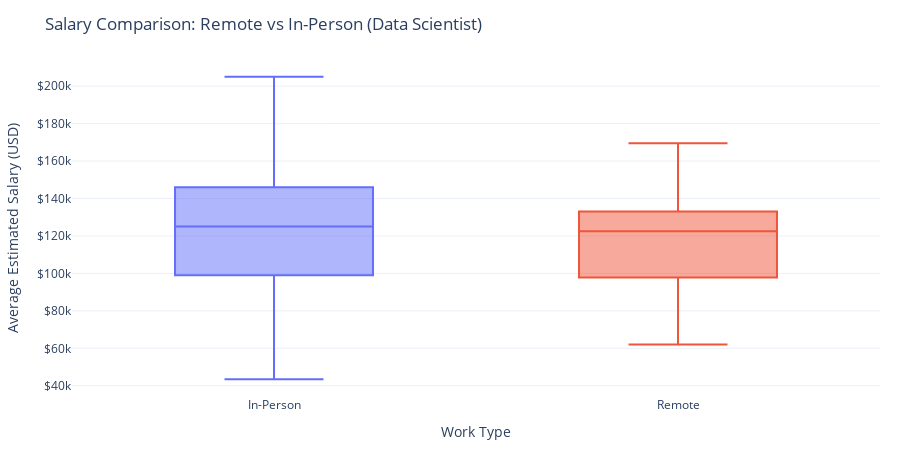
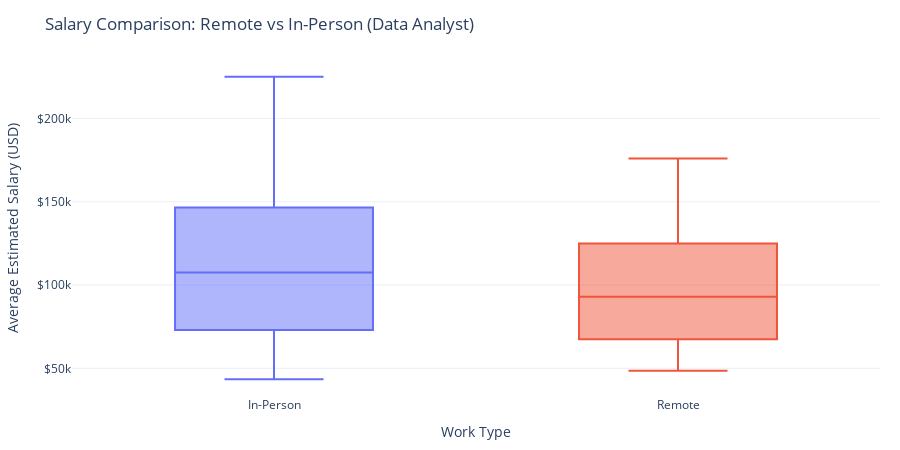
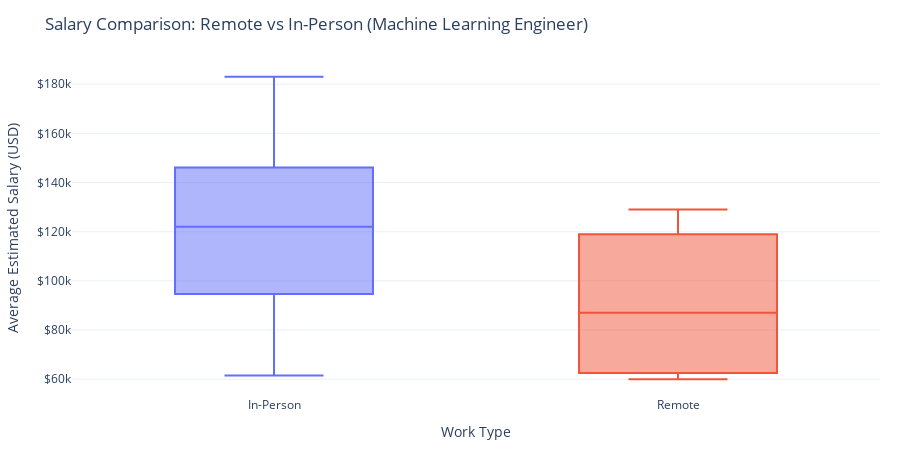
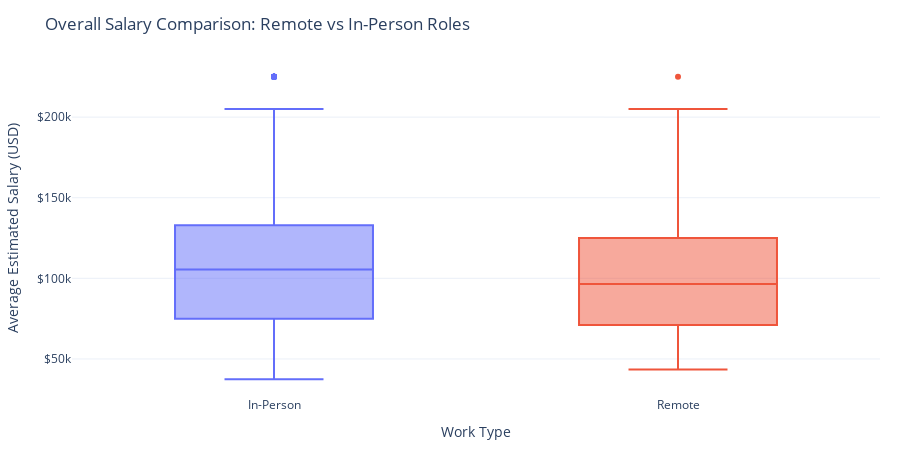

The notebook cell saved with these charts, in order:
### Markdown cell above
### 3.3 Remote vs. In-Person Jobs

Some job descriptions note that 'Work Remotely: Yes' which we can assume means this position is fully remote. Lets compare salary ranges for remote vs in-person positions for equivalent job titles.

You don't need to do this for all job titles, but select a few job titles that have a remote and in-person postings and compare their salary range.

Note, it will probably help to first create a new column that denotes if a posting is a remote or in-person job by parsing the job description for hints about remote work.

### Code cell
# TODO - your code goes here

# Remote vs In-Person Jobs

import numpy as np
import pandas as pd
import plotly.express as px




# Work on to Identify remote keywords in job descriptions 


# Find the actual job description column name (case-insensitive match)
job_desc_col = next((c for c in df.columns if "description" in c.lower()), None)
if job_desc_col is None:
    raise KeyError("No column containing 'description' found in dataset!")

def detect_remote(description: str) -> str:
    """Detect remote work from job description text."""
    if pd.isna(description):
        return "Unknown"
    text = str(description).lower()
    remote_keywords = [
        "work remotely", "remote work", "fully remote",
        "work from home", "telecommute", "hybrid"
    ]
    return "Remote" if any(k in text for k in remote_keywords) else "In-Person"


# Create/overwrite the column
df["work_type"] = df[job_desc_col].apply(detect_remote)

print(f"'work_type' column created based on '{job_desc_col}' text.\n")
print(df["work_type"].value_counts())




# Compare salary ranges for remote vs in-person 
salary_valid = df[
    df.get("salary_avg_usd").notna() &
    df["work_type"].isin(["Remote", "In-Person"])
].copy()



# Choose sample job titles (use standardized if available)
title_col = "job_title_std" if "job_title_std" in df.columns else "job title"
sample_titles = ["Data Scientist", "Data Analyst", "Machine Learning Engineer"]
available_titles = [t for t in sample_titles if t in salary_valid[title_col].unique()]




# Visualization for selected job titles (Plotly box plots)
for title in available_titles:
    subset = salary_valid[salary_valid[title_col] == title]
    if subset["work_type"].nunique() < 2:
        continue  # need both Remote & In-Person

    fig = px.box(
        subset,
        x="work_type",
        y="salary_avg_usd",
        color="work_type",
        points="outliers",
        title=f"Salary Comparison: Remote vs In-Person ({title})",
        labels={"work_type": "Work Type", "salary_avg_usd": "Average Estimated Salary (USD)"},
        category_orders={"work_type": ["In-Person", "Remote"]},
        template="plotly_white"
    )
    fig.update_yaxes(tickprefix="$", showgrid=True)
    fig.update_layout(
        showlegend=False,
        height=450,
        margin=dict(l=60, r=20, t=60, b=40)
    )
    fig.show()

    # quick numeric summary
    summary = subset.groupby("work_type")["salary_avg_usd"].agg(["count", "mean", "median"]).round(2)
    print(f"\nSalary Summary for {title}:\n{summary}\n")



# Overall Comparison Plotting
fig_overall = px.box(
    salary_valid,
    x="work_type",
    y="salary_avg_usd",
    color="work_type",
    points="outliers",
    title="Overall Salary Comparison: Remote vs In-Person Roles",
    labels={"work_type": "Work Type", "salary_avg_usd": "Average Estimated Salary (USD)"},
    category_orders={"work_type": ["In-Person", "Remote"]},
    template="plotly_white"
)
fig_overall.update_yaxes(tickprefix="$", showgrid=True)
fig_overall.update_layout(
    showlegend=False,
    height=450,
    margin=dict(l=60, r=20, t=60, b=40)
)
fig_overall.show()

### Figure 1 — Plotly figure (JSON) as saved in the notebook; plotly's stock layout.template omitted (floating-point values rounded to 4 significant figures; data arrays with more than 128 entries replaced by an {"elided": "..."} marker saying what was removed)
{"data": [{"alignmentgroup": "True", "boxpoints": "outliers", "hovertemplate": "Work Type=%{x}<br>Average Estimated Salary (USD)=%{y}<extra></extra>", "legendgroup": "In-Person", "marker": {"color": "#636efa"}, "name": "In-Person", "notched": false, "offsetgroup": "In-Person", "orientation": "v", "showlegend": true, "type": "box", "x": {"elided": "253 str values"}, "x0": " ", "xaxis": "x", "y": {"elided": "253 float values"}, "y0": " ", "yaxis": "y"}, {"alignmentgroup": "True", "boxpoints": "outliers", "hovertemplate": "Work Type=%{x}<br>Average Estimated Salary (USD)=%{y}<extra></extra>", "legendgroup": "Remote", "marker": {"color": "#EF553B"}, "name": "Remote", "notched": false, "offsetgroup": "Remote", "orientation": "v", "showlegend": true, "type": "box", "x": ["Remote", "Remote", "Remote", "Remote", "Remote", "Remote", "Remote", "Remote", "Remote", "Remote", "Remote", "Remote", "Remote", "Remote", "Remote", "Remote", "Remote", "Remote", "Remote", "Remote", "Remote", "Remote", "Remote", "Remote", "Remote"], "x0": " ", "xaxis": "x", "y": [111500.0, 169500.0, 133000.0, 133000.0, 133000.0, 133000.0, 146500.0, 63000.0, 63000.0, 104500.0, 104500.0, 104500.0, 132500.0, 63000.0, 122500.0, 122500.0, 122500.0, 128000.0, 125000.0, 125000.0, 130000.0, 62000.0, 63500.0, 148500.0, 77500.0], "y0": " ", "yaxis": "y"}], "layout": {"boxmode": "overlay", "height": 450, "legend": {"title": {"text": "Work Type"}, "tracegroupgap": 0}, "margin": {"b": 40, "l": 60, "r": 20, "t": 60}, "showlegend": false, "title": {"text": "Salary Comparison: Remote vs In-Person (Data Scientist)"}, "xaxis": {"anchor": "y", "categoryarray": ["In-Person", "Remote"], "categoryorder": "array", "domain": [0, 1], "title": {"text": "Work Type"}}, "yaxis": {"anchor": "x", "domain": [0, 1], "showgrid": true, "tickprefix": "$", "title": {"text": "Average Estimated Salary (USD)"}}}}

### Figure 2 — Plotly figure (JSON) as saved in the notebook; plotly's stock layout.template omitted (floating-point values rounded to 4 significant figures; data arrays with more than 128 entries replaced by an {"elided": "..."} marker saying what was removed)
{"data": [{"alignmentgroup": "True", "boxpoints": "outliers", "hovertemplate": "Work Type=%{x}<br>Average Estimated Salary (USD)=%{y}<extra></extra>", "legendgroup": "In-Person", "marker": {"color": "#636efa"}, "name": "In-Person", "notched": false, "offsetgroup": "In-Person", "orientation": "v", "showlegend": true, "type": "box", "x": {"elided": "234 str values"}, "x0": " ", "xaxis": "x", "y": {"elided": "234 float values"}, "y0": " ", "yaxis": "y"}, {"alignmentgroup": "True", "boxpoints": "outliers", "hovertemplate": "Work Type=%{x}<br>Average Estimated Salary (USD)=%{y}<extra></extra>", "legendgroup": "Remote", "marker": {"color": "#EF553B"}, "name": "Remote", "notched": false, "offsetgroup": "Remote", "orientation": "v", "showlegend": true, "type": "box", "x": ["Remote", "Remote", "Remote", "Remote", "Remote", "Remote", "Remote", "Remote", "Remote", "Remote", "Remote", "Remote", "Remote", "Remote", "Remote", "Remote"], "x0": " ", "xaxis": "x", "y": [176000.0, 100500.0, 53000.0, 136500.0, 111500.0, 48500.0, 53500.0, 128000.0, 75000.0, 75000.0, 122000.0, 94000.0, 62000.0, 73000.0, 130000.0, 92000.0], "y0": " ", "yaxis": "y"}], "layout": {"boxmode": "overlay", "height": 450, "legend": {"title": {"text": "Work Type"}, "tracegroupgap": 0}, "margin": {"b": 40, "l": 60, "r": 20, "t": 60}, "showlegend": false, "title": {"text": "Salary Comparison: Remote vs In-Person (Data Analyst)"}, "xaxis": {"anchor": "y", "categoryarray": ["In-Person", "Remote"], "categoryorder": "array", "domain": [0, 1], "title": {"text": "Work Type"}}, "yaxis": {"anchor": "x", "domain": [0, 1], "showgrid": true, "tickprefix": "$", "title": {"text": "Average Estimated Salary (USD)"}}}}

### Figure 3 — Plotly figure (JSON) as saved in the notebook; plotly's stock layout.template omitted (floating-point values rounded to 4 significant figures)
{"data": [{"alignmentgroup": "True", "boxpoints": "outliers", "hovertemplate": "Work Type=%{x}<br>Average Estimated Salary (USD)=%{y}<extra></extra>", "legendgroup": "In-Person", "marker": {"color": "#636efa"}, "name": "In-Person", "notched": false, "offsetgroup": "In-Person", "orientation": "v", "showlegend": true, "type": "box", "x": ["In-Person", "In-Person", "In-Person", "In-Person", "In-Person", "In-Person", "In-Person", "In-Person", "In-Person", "In-Person", "In-Person", "In-Person", "In-Person", "In-Person", "In-Person", "In-Person", "In-Person", "In-Person", "In-Person", "In-Person", "In-Person", "In-Person", "In-Person", "In-Person", "In-Person", "In-Person", "In-Person", "In-Person", "In-Person", "In-Person", "In-Person", "In-Person", "In-Person", "In-Person", "In-Person", "In-Person", "In-Person", "In-Person", "In-Person", "In-Person", "In-Person", "In-Person", "In-Person"], "x0": " ", "xaxis": "x", "y": [133000.0, 134000.0, 152000.0, 124500.0, 111500.0, 111500.0, 146500.0, 146500.0, 99000.0, 94000.0, 94000.0, 94000.0, 111500.0, 111500.0, 63000.0, 122500.0, 122000.0, 62000.0, 62000.0, 73000.0, 96500.0, 61500.0, 172000.0, 122000.0, 122000.0, 122000.0, 70500.0, 121000.0, 143000.0, 143000.0, 174500.0, 174500.0, 160500.0, 156500.0, 156500.0, 156500.0, 183000.0, 145000.0, 145000.0, 131500.0, 129000.0, 73000.0, 73000.0], "y0": " ", "yaxis": "y"}, {"alignmentgroup": "True", "boxpoints": "outliers", "hovertemplate": "Work Type=%{x}<br>Average Estimated Salary (USD)=%{y}<extra></extra>", "legendgroup": "Remote", "marker": {"color": "#EF553B"}, "name": "Remote", "notched": false, "offsetgroup": "Remote", "orientation": "v", "showlegend": true, "type": "box", "x": ["Remote", "Remote", "Remote", "Remote"], "x0": " ", "xaxis": "x", "y": [109000.0, 60000.0, 129000.0, 65000.0], "y0": " ", "yaxis": "y"}], "layout": {"boxmode": "overlay", "height": 450, "legend": {"title": {"text": "Work Type"}, "tracegroupgap": 0}, "margin": {"b": 40, "l": 60, "r": 20, "t": 60}, "showlegend": false, "title": {"text": "Salary Comparison: Remote vs In-Person (Machine Learning Engineer)"}, "xaxis": {"anchor": "y", "categoryarray": ["In-Person", "Remote"], "categoryorder": "array", "domain": [0, 1], "title": {"text": "Work Type"}}, "yaxis": {"anchor": "x", "domain": [0, 1], "showgrid": true, "tickprefix": "$", "title": {"text": "Average Estimated Salary (USD)"}}}}

### Figure 4 — Plotly figure (JSON) as saved in the notebook; plotly's stock layout.template omitted (floating-point values rounded to 4 significant figures; data arrays with more than 128 entries replaced by an {"elided": "..."} marker saying what was removed)
{"data": [{"alignmentgroup": "True", "boxpoints": "outliers", "hovertemplate": "Work Type=%{x}<br>Average Estimated Salary (USD)=%{y}<extra></extra>", "legendgroup": "In-Person", "marker": {"color": "#636efa"}, "name": "In-Person", "notched": false, "offsetgroup": "In-Person", "orientation": "v", "showlegend": true, "type": "box", "x": {"elided": "3643 str values"}, "x0": " ", "xaxis": "x", "y": {"elided": "3643 float values"}, "y0": " ", "yaxis": "y"}, {"alignmentgroup": "True", "boxpoints": "outliers", "hovertemplate": "Work Type=%{x}<br>Average Estimated Salary (USD)=%{y}<extra></extra>", "legendgroup": "Remote", "marker": {"color": "#EF553B"}, "name": "Remote", "notched": false, "offsetgroup": "Remote", "orientation": "v", "showlegend": true, "type": "box", "x": {"elided": "266 str values"}, "x0": " ", "xaxis": "x", "y": {"elided": "266 float values"}, "y0": " ", "yaxis": "y"}], "layout": {"boxmode": "overlay", "height": 450, "legend": {"title": {"text": "Work Type"}, "tracegroupgap": 0}, "margin": {"b": 40, "l": 60, "r": 20, "t": 60}, "showlegend": false, "title": {"text": "Overall Salary Comparison: Remote vs In-Person Roles"}, "xaxis": {"anchor": "y", "categoryarray": ["In-Person", "Remote"], "categoryorder": "array", "domain": [0, 1], "title": {"text": "Work Type"}}, "yaxis": {"anchor": "x", "domain": [0, 1], "showgrid": true, "tickprefix": "$", "title": {"text": "Average Estimated Salary (USD)"}}}}
